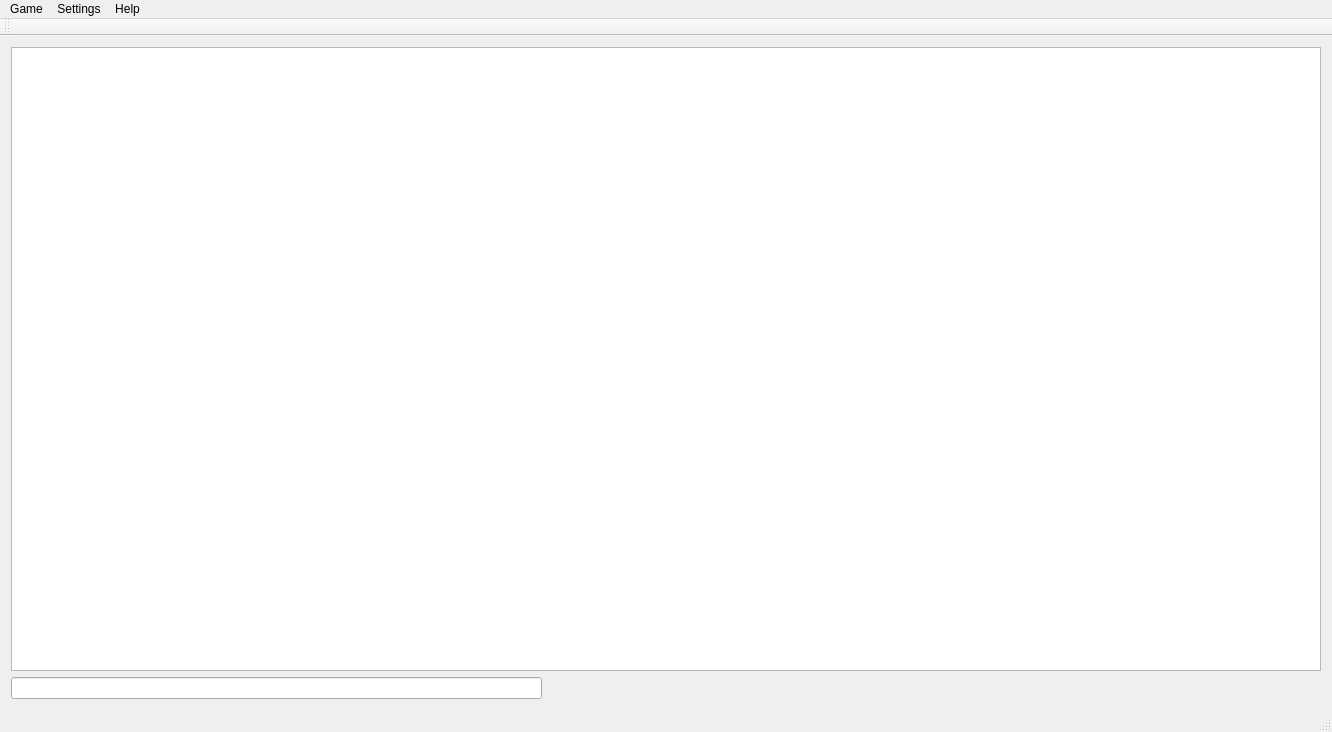
<?xml version="1.0" encoding="UTF-8"?>
<ui version="4.0">
 <class>MainWindow</class>
 <widget class="QMainWindow" name="MainWindow">
  <property name="geometry">
   <rect>
    <x>0</x>
    <y>0</y>
    <width>1332</width>
    <height>732</height>
   </rect>
  </property>
  <property name="minimumSize">
   <size>
    <width>1332</width>
    <height>732</height>
   </size>
  </property>
  <property name="maximumSize">
   <size>
    <width>1332</width>
    <height>732</height>
   </size>
  </property>
  <property name="windowTitle">
   <string>MainWindow</string>
  </property>
  <widget class="QWidget" name="centralWidget">
   <layout class="QGridLayout" name="gridLayout">
    <item row="0" column="0">
     <widget class="QGraphicsView" name="graphicsView">
      <property name="styleSheet">
       <string notr="true">border-image: url(:/images/bg.jpg);</string>
      </property>
     </widget>
    </item>
    <item row="1" column="0">
     <widget class="QLineEdit" name="lineEdit">
      <property name="maximumSize">
       <size>
        <width>531</width>
        <height>16777215</height>
       </size>
      </property>
     </widget>
    </item>
   </layout>
  </widget>
  <widget class="QMenuBar" name="menuBar">
   <property name="geometry">
    <rect>
     <x>0</x>
     <y>0</y>
     <width>1332</width>
     <height>21</height>
    </rect>
   </property>
   <widget class="QMenu" name="menuGame">
    <property name="title">
     <string>Game</string>
    </property>
    <widget class="QMenu" name="menuLevel">
     <property name="title">
      <string>Level</string>
     </property>
     <addaction name="actionHard"/>
     <addaction name="actionNormal"/>
     <addaction name="actionEasy"/>
    </widget>
    <addaction name="actionStart"/>
    <addaction name="actionSave"/>
    <addaction name="actionComputer"/>
    <addaction name="actionLeaders"/>
    <addaction name="menuLevel"/>
   </widget>
   <widget class="QMenu" name="menuSettings">
    <property name="title">
     <string>Settings</string>
    </property>
    <addaction name="actionAdd_User"/>
   </widget>
   <widget class="QMenu" name="menuHelp">
    <property name="title">
     <string>Help</string>
    </property>
    <addaction name="actionGame_rools"/>
    <addaction name="actionNew_users"/>
   </widget>
   <addaction name="menuGame"/>
   <addaction name="menuSettings"/>
   <addaction name="menuHelp"/>
  </widget>
  <widget class="QToolBar" name="mainToolBar">
   <attribute name="toolBarArea">
    <enum>TopToolBarArea</enum>
   </attribute>
   <attribute name="toolBarBreak">
    <bool>false</bool>
   </attribute>
  </widget>
  <widget class="QStatusBar" name="statusBar"/>
  <action name="actionStart">
   <property name="text">
    <string>Start</string>
   </property>
   <property name="shortcut">
    <string>F5</string>
   </property>
  </action>
  <action name="actionAdd_User">
   <property name="text">
    <string>Add User</string>
   </property>
  </action>
  <action name="actionSave">
   <property name="text">
    <string>Save / Load</string>
   </property>
  </action>
  <action name="actionChange_password">
   <property name="text">
    <string>Change password</string>
   </property>
  </action>
  <action name="actionSave_1">
   <property name="text">
    <string>Save(1)</string>
   </property>
  </action>
  <action name="actionLoad">
   <property name="text">
    <string>Load</string>
   </property>
  </action>
  <action name="actionComputer">
   <property name="text">
    <string>Computer</string>
   </property>
  </action>
  <action name="actionLeaders">
   <property name="text">
    <string>Leaders</string>
   </property>
  </action>
  <action name="actionGame_rools">
   <property name="text">
    <string>Game rools</string>
   </property>
  </action>
  <action name="actionNew_users">
   <property name="text">
    <string>New users</string>
   </property>
  </action>
  <action name="actionHard">
   <property name="text">
    <string>Hard</string>
   </property>
  </action>
  <action name="actionNormal">
   <property name="text">
    <string>Normal</string>
   </property>
  </action>
  <action name="actionEasy">
   <property name="text">
    <string>Easy</string>
   </property>
  </action>
 </widget>
 <layoutdefault spacing="6" margin="11"/>
 <resources/>
 <connections/>
</ui>
